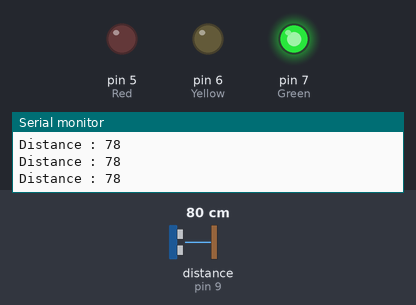
Bench run of a sketch on a simulated Arduino Uno, built with avr-gcc and run on an emulated ATmega328P. Shown: output pins drawn as LEDs (lit = HIGH), the last lines printed to the serial monitor. Wiring (inferred from the names in the program): ultrasonic range finder: trigger pin 8; echo pin 9. Inputs (shaded band) come from the test bench; at power-on: distance to the obstacle (sensor on pin 9) 80 cm. The echo pulse lasts 58.3 µs per cm; pins used as bus, display or sensor lines are not drawn.

Above: at 1.2 s.
1.3 s: distance to the obstacle (sensor on pin 9) set to 56 cm
4.3 s: distance to the obstacle (sensor on pin 9) set to 48 cm
At 5.5 s:
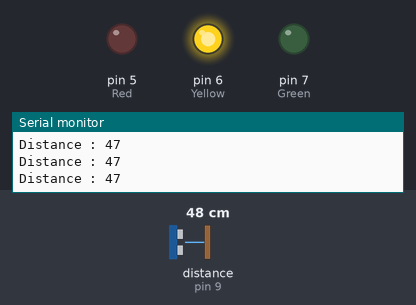
5.8 s: distance to the obstacle (sensor on pin 9) set to 28 cm
7.3 s: distance to the obstacle (sensor on pin 9) set to 22 cm
At 7.9 s:
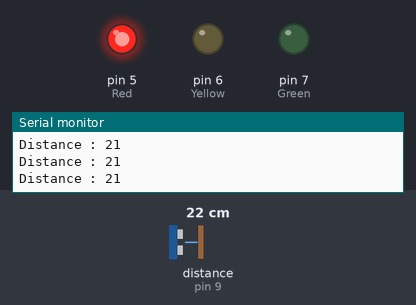
8.8 s: distance to the obstacle (sensor on pin 9) set to 35 cm
At 9.5 s:
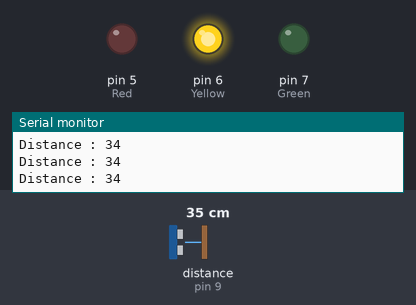
11.8 s: distance to the obstacle (sensor on pin 9) set to 2 cm
At 12.7 s:
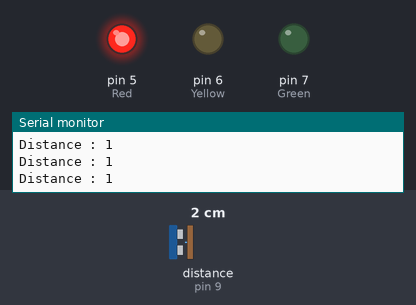
Timing chart, 0 to 14.3 s (numbered marks = the images above; inputs shaded):
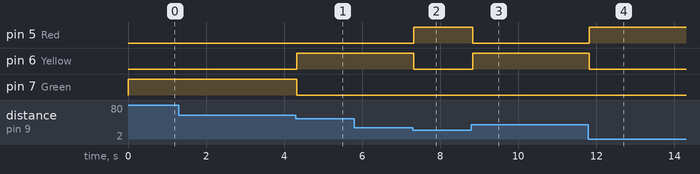

The sketch:

Parking_System.ino
```cpp
int trig = 8;
int echo = 9;
int Red = 5;
int Yellow = 6;
int Green = 7;
int distance;
long duration;

void setup()
{
  pinMode(trig, OUTPUT);
  pinMode(echo, INPUT);
  pinMode(Red, OUTPUT);
  pinMode(Yellow, OUTPUT);
  pinMode(Green, OUTPUT);
  Serial.begin(9600);
}

void loop()
{
  digitalWrite(trig, LOW);
  delayMicroseconds(2);
  digitalWrite(trig, HIGH);
  delayMicroseconds(10);
  digitalWrite(trig, LOW);
  duration = pulseIn(echo, HIGH);
  distance = duration * 0.034 /2;

  Serial.print("Distance : ");
  Serial.println(distance);

  if (distance > 50)
  {
    digitalWrite(Red, LOW);
    digitalWrite(Yellow, LOW);
    digitalWrite(Green, HIGH);
  }
  else if (distance > 25 && distance < 50)
  {
    digitalWrite(Red, LOW);
    digitalWrite(Yellow, HIGH);
    digitalWrite(Green, LOW);
  }
  else if (distance < 25)
  {
    digitalWrite(Red, HIGH);
    digitalWrite(Yellow, LOW);
    digitalWrite(Green, LOW);
  }
}
```

Measured:
- the behaviour switches between 51 and 50 cm on distance to the obstacle (sensor on pin 9) (found by bisection; images 0 and 1)
- the behaviour switches between 26 and 25 cm on distance to the obstacle (sensor on pin 9) (found by bisection; images 1 and 2)
- after the input at 4.3 s, pin 6 (Yellow): LOW → HIGH at once; pin 7 (Green): HIGH → LOW at once
- after the input at 7.3 s, pin 5 (Red): LOW → HIGH at once; pin 6 (Yellow): HIGH → LOW at once
- after the input at 8.8 s, pin 5 (Red): HIGH → LOW at once; pin 6 (Yellow): LOW → HIGH at once
- after the input at 11.8 s, pin 5 (Red): LOW → HIGH at once; pin 6 (Yellow): HIGH → LOW at once
